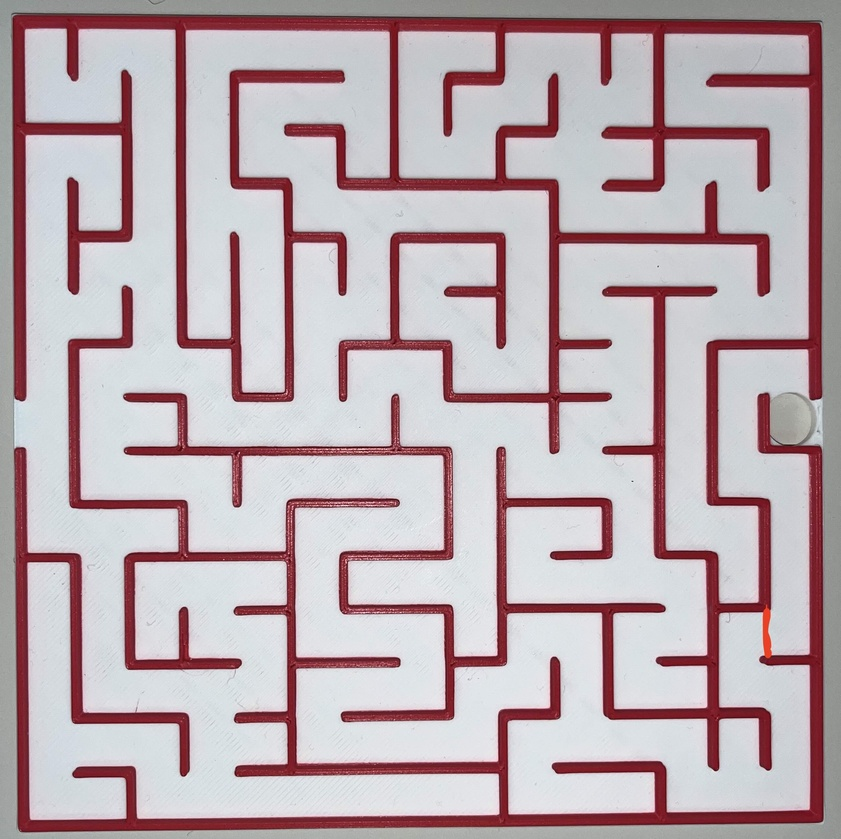
#> input picture TestNieuwekleuren fout.jpg, 841 x 839 px, shrunk from 2591 x 2582 before the run, given in place of the camera
$ python EdgeDetection_OpticalFlow.py
#> lines starting #> are read from the running program, lines starting #| are printed output that depends on the picture
# Dr. ir. Meshia Cédric OVENEKE
# Department of Electronics and Informatics (ETRO)
# mcovenek@etrovub.be
# 11-02-2020

import warnings
warnings.filterwarnings("ignore", category=DeprecationWarning)

import cv2
import numpy as np
import time

def computeEdges(frame):
    edges = cv2.GaussianBlur(frame, (3, 3), sigmaX=1.5, sigmaY=1.5)
    edges = cv2.Canny(edges, threshold1=50, threshold2=200)
    return edges

def computeFlow(prev_frame, frame):
    flow = cv2.calcOpticalFlowFarneback(prev_frame, frame, None, 0.5, 3, 15, 3, 5, 1.2, 0)
    return flow

def flowToColor(flow):
    hsv = np.zeros((flow.shape[0], flow.shape[1], 3), dtype='uint8')
    hsv[..., 1] = 255
    mag, ang = cv2.cartToPolar(flow[..., 0], flow[..., 1])
    hsv[..., 0] = ang*180/np.pi/2
    hsv[..., 2] = cv2.normalize(mag, None, 0, 255, cv2.NORM_MINMAX)
    rgb = cv2.cvtColor(hsv, cv2.COLOR_HSV2BGR)
    return rgb

vid = cv2.VideoCapture(0)
ret, prev_frame = vid.read()
#> prev_frame is the input picture: shape (839, 841, 3); mean B, G, R 176.6, 171.5, 187.7
prev_frame = cv2.cvtColor(prev_frame, cv2.COLOR_BGR2GRAY)
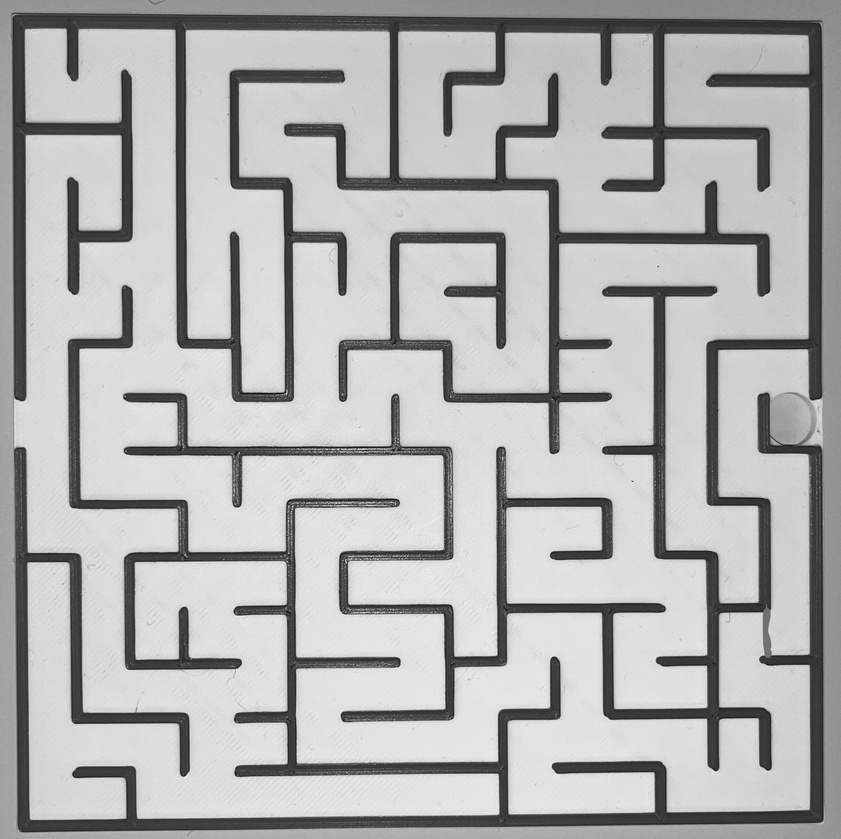
#> prev_frame: shape (839, 841); min 14, max 248, mean 176.9

while True:
    ret, frame = vid.read()

    begin = time.time()
    frame = cv2.cvtColor(frame, cv2.COLOR_BGR2GRAY)
    #flow = computeFlow(prev_frame, frame)
    edges = computeEdges(frame)
#> in computeEdges, `edges = cv2.Canny(edges, threshold1=50, threshold2=200)`:
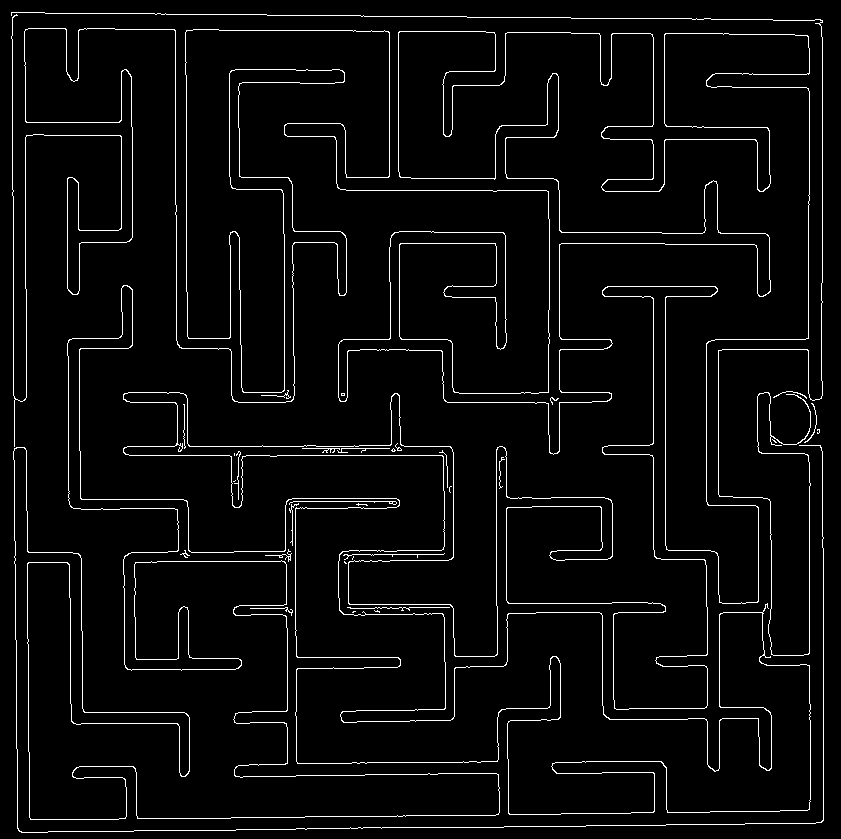
#> edges: shape (839, 841); 4% white in thin lines or dots
    elapsed_time = time.time() - begin
    print('Elapsed time = ' + str(elapsed_time) + '(s)')

    #rgb = flowToColor(flow)

    #cv2.imshow("Optical Flow", rgb)
    cv2.imshow("Edges", edges)
    #key = cv2.waitKey(10) & 0xFF
    if cv2.waitKey(10) == ord('q'):
#> (key q is pressed here)
        break

    prev_frame = frame

vid.release()
cv2.destroyAllWindows()

$ run again, on TestNieuwekleuren.jpg
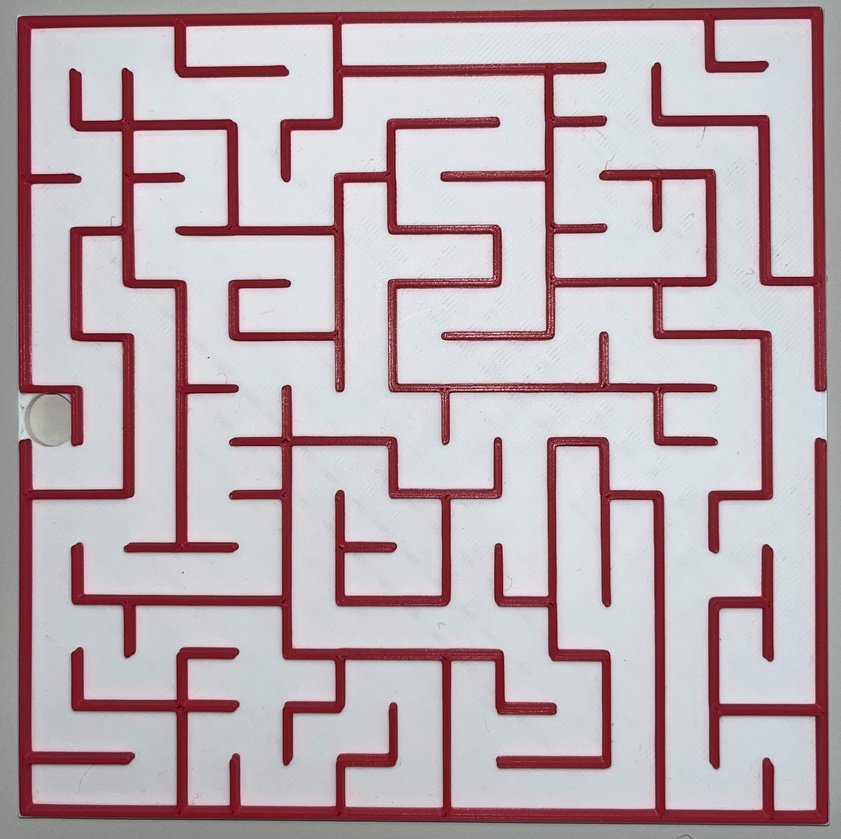
#> input picture TestNieuwekleuren.jpg, 841 x 839 px, shrunk from 2591 x 2582 before the run, given in place of the camera
#> prev_frame is the input picture: shape (839, 841, 3); mean B, G, R 176.7, 171.5, 187.8
#> `prev_frame = cv2.cvtColor(prev_frame, cv2.COLOR_BGR2GRAY)`:
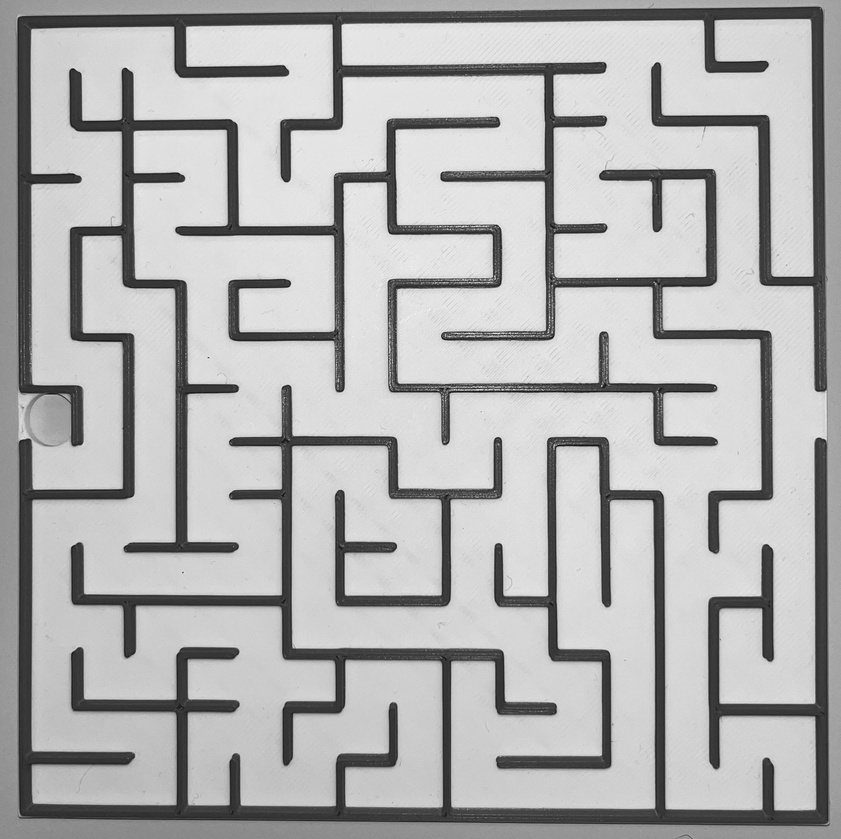
#> prev_frame: shape (839, 841); min 13, max 253, mean 177
#> in computeEdges, `edges = cv2.Canny(edges, threshold1=50, threshold2=200)`:
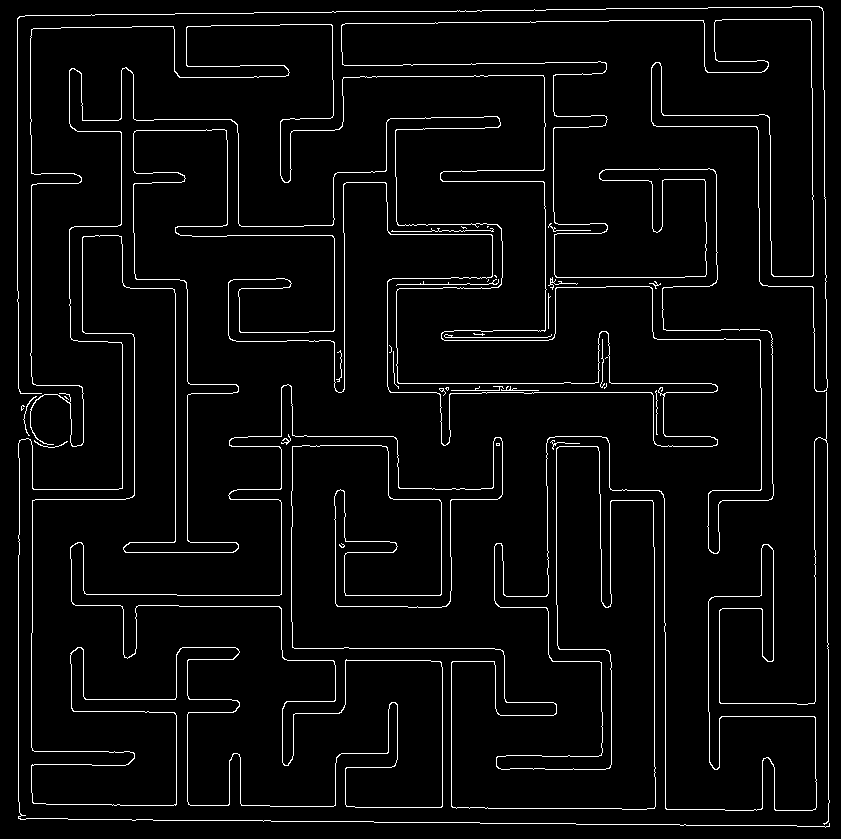
#> edges: shape (839, 841); 4% white in thin lines or dots
